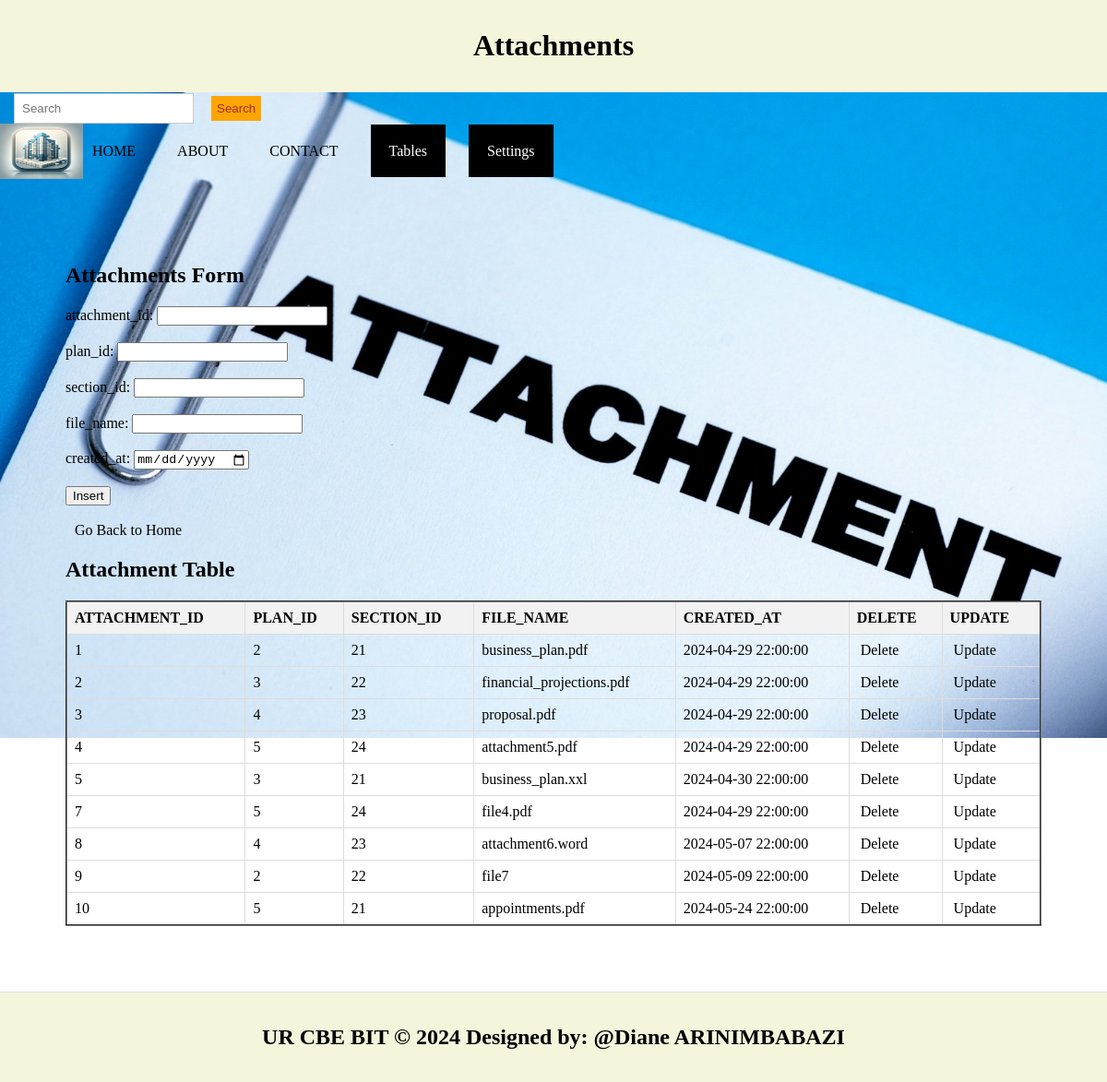
Page /attachments.php on the committed database.
### tables this page shows
CREATE TABLE `attachments` (
  `attachment_id` int(11) NOT NULL,
  `plan_id` int(11) NOT NULL,
  `section_id` int(11) DEFAULT NULL,
  `file_name` varchar(255) NOT NULL,
  `created_at` timestamp NOT NULL DEFAULT current_timestamp()
);

### attachments.php (the view, shortened to what this page needs)
<!DOCTYPE html>
<html lang="en">
<head>
  <link rel="stylesheet" type="text/css" href="style.css" title="style 1" media="screen, tv, projection, handheld, print"/>
</head>
<body style="background-image: url('./Images/attchmnt.jpg');background-repeat: no-repeat;background-size:cover;">
  <header>
    <h1>Attachments</h1>
  </header>
  <form class="d-flex" role="search" action="search.php">
    <input class="form-control me-2" type="search" placeholder="Search" aria-label="Search" name="query">
    <button class="btn btn-outline-success" type="submit">Search</button>
  </form>
  <ul>
    <img src="./Images/logo.png" width="90" height="60" alt="Logo">
    <li><a href="./home.html">HOME</a></li>
    <li><a href="./about.html">ABOUT</a></li>
    <li><a href="./contact.html">CONTACT</a></li>
    <li class="dropdown">
      <a href="#" style="padding: 20px; color: white; background-color:black; text-decoration: none;">Tables</a>
    </li>
    <li class="dropdown">
      <a href="#" style="padding: 20px; color: white; background-color:black; text-decoration: none;">Settings</a>
    </li>
  </ul>
  <section>
    <h1>Attachments Form</h1>
    <form method="post" onsubmit="return confirm('Are you sure you want to insert this record?');">
      <label for="attachment_id">attachment_id:</label>
      <input type="number" id="attachment_id" name="attachment_id"><br><br>
      <label for="plan_id">plan_id:</label>
      <input type="number" id="plan_id" name="plan_id" required><br><br>
      <label for="section_id">section_id:</label>
      <input type="number" id="section_id" name="section_id" required><br><br>
      <label for="file_name">file_name:</label>
      <input type="text" id="file_name" name="file_name"><br><br>
      <label for="created_at">created_at:</label>
      <input type="date" id="created_at" name="created_at"><br><br>
      <input type="submit" name="add" value="Insert"><br><br>
      <a href="./home.html">Go Back to Home</a>
    </form>
    <h2>Attachment Table</h2>
    <table border="2">
      <tr>
        <th>ATTACHMENT_ID</th>
        <th>PLAN_ID</th>
        <th>SECTION_ID</th>
        <th>FILE_NAME</th>
        <th>CREATED_AT</th>
        <th>DELETE</th>
        <th>UPDATE</th>
      </tr>
      <?php
        include('database_connection.php');
        $sql = "SELECT * FROM attachments";
        $result = $connection->query($sql);
        if ($result->num_rows > 0) {
            while ($row = $result->fetch_assoc()) {
                $attachment_id = $row['attachment_id'];
                echo "<tr>
                  <td>" . $row['attachment_id'] . "</td>
                  <td>" . $row['plan_id'] . "</td>
                  <td>" . $row['section_id'] . "</td>
                  <td>" . $row['file_name'] . "</td>
                  <td>" . $row['created_at'] . "</td>
                  <td><a style='padding:4px' href='Delete_attachments.php?attachment_id=$attachment_id'>Delete</a></td>
                  <td><a style='padding:4px' href='update_attachments.php?attachment_id=$attachment_id'>Update</a></td>
                </tr>";
            }
        } else {
            echo "<tr><td colspan='7'>No data found</td></tr>";
        }
      ?>
    </table>
  </section>
  <footer>
    <center>
      <b><h2>UR CBE BIT &copy 2024 Designed by: @Diane ARINIMBABAZI</h2></b>
    </center>
  </footer>
</body>
</html>

### style.css (style rules this page uses)
body { font-family: Arial, sans-serif; margin: 0; padding: 0; }
.form-control { padding: 8px; margin-left: 4px; border: 1px solid #ccc; }
.btn { padding: 6px; background-color: orange; color: brown; border: none; }
.dropdown { position: relative; display: inline; margin-right: 10px; }
body { font-family: Arial,sans-serif; margin:0; padding:0; }
header { background-color:darkgray; padding: 20px; }
.dropdown { position: right; display:right; direction:rtl; }
section { padding:28px; border-bottom: 1px solid #ddd; }
footer { text-align: center; padding: 15px; background-color:darkgray; }

### attachments.php (style rules this page uses)
body { margin: 0; padding: 0; font-family: 'Times New Roman', serif; background: url('./Images/clinic.jpg') no-repeat center center/cover; height: 100vh; }
a { padding: 10px; color:white; text-decoration: none; margin-right: 15px; }
a:link { color:black; }
button.btn { margin-left: 15px; margin-top: 4px; }
input.form-control { margin-left: 15px; padding: 8px; }
section { padding: 71px; border-bottom: 1px solid #ddd; }
footer { text-align: center; padding: 15px; background-color: beige; }
header { background-color: beige; padding: 10px; text-align: center; }
ul { list-style-type: none; padding: 0; margin: 0; display: flex; align-items: center; }
li { margin-right: 10px; }
.dropdown { position: relative; display: inline-block; }
table { width: 100%; border-collapse: collapse; }
th, td { border: 1px solid #ddd; padding: 8px; text-align: left; }
th { background-color: #f2f2f2; }

### rows in the picture
attachments: attachment_id "1", plan "2", section "21", file_name "business_plan.pdf", created_at "2024-04-29 22:00:00"
attachments: attachment_id "2", plan "3", section "22", file_name "financial_projections.pdf", created_at "2024-04-29 22:00:00"
attachments: attachment_id "3", plan "4", section "23", file_name "proposal.pdf", created_at "2024-04-29 22:00:00"
attachments: attachment_id "4", plan "5", section "24", file_name "attachment5.pdf", created_at "2024-04-29 22:00:00"
attachments: attachment_id "5", plan "3", section "21", file_name "business_plan.xxl", created_at "2024-04-30 22:00:00"
attachments: attachment_id "7", plan "5", section "24", file_name "file4.pdf", created_at "2024-04-29 22:00:00"
attachments: attachment_id "8", plan "4", section "23", file_name "attachment6.word", created_at "2024-05-07 22:00:00"
attachments: attachment_id "9", plan "2", section "22", file_name "file7", created_at "2024-05-09 22:00:00"
attachments: attachment_id "10", plan "5", section "21", file_name "appointments.pdf", created_at "2024-05-24 22:00:00"
